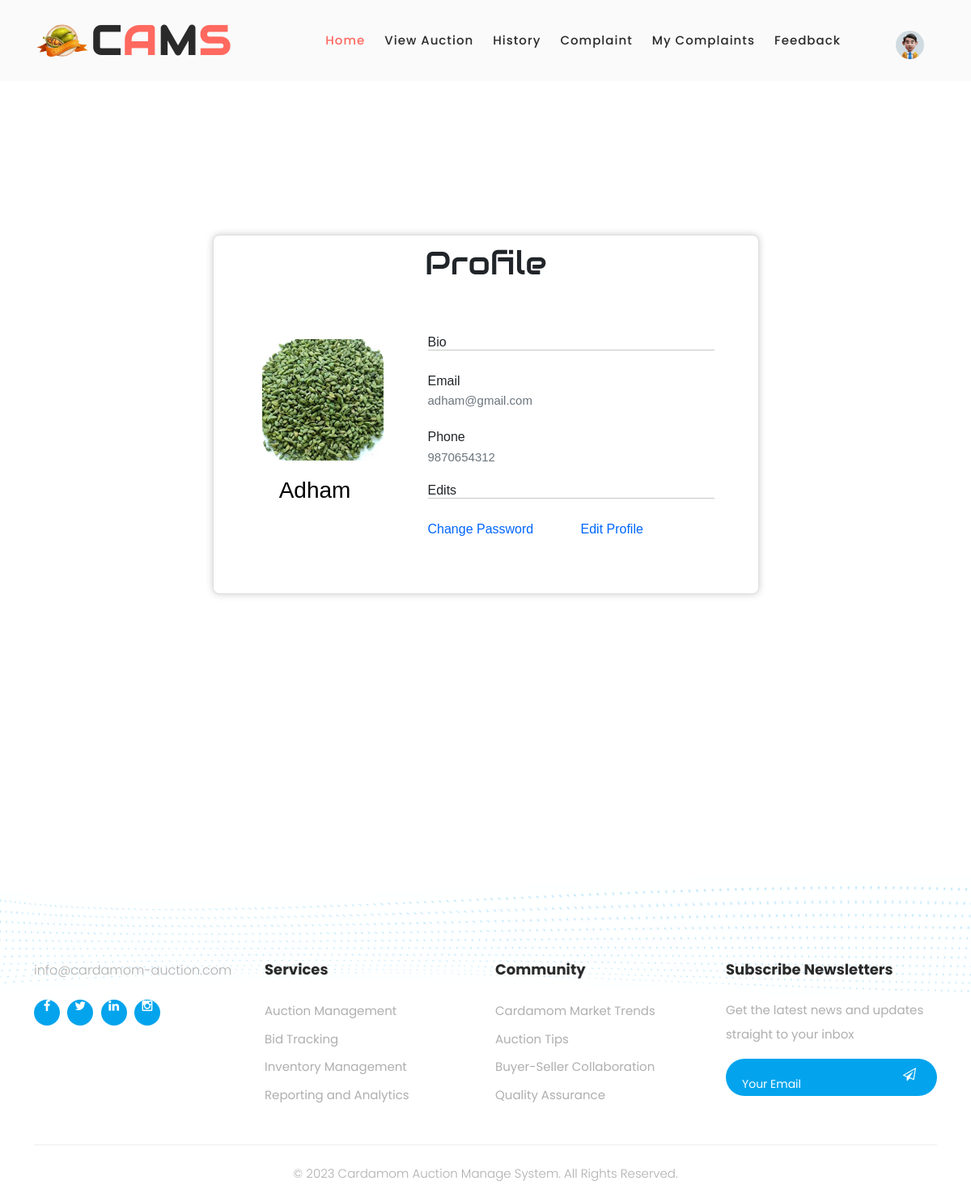
/PROJECT/Trader/Profile.php (signed in), run on the app's committed database.
### tables this page shows
CREATE TABLE `tbl_trader` (
  `trader_id` int(11) NOT NULL,
  `trader_name` varchar(50) NOT NULL,
  `trader_contact` varchar(10) NOT NULL,
  `trader_email` varchar(50) NOT NULL,
  `trader_password` varchar(20) NOT NULL,
  `trader_address` varchar(50) NOT NULL,
  `trader_photo` varchar(150) NOT NULL,
  `trader_v_status` varchar(50) NOT NULL DEFAULT '0',
  `trader_doj` varchar(50) NOT NULL,
  `place_id` int(11) NOT NULL,
  `trader_licenseno` varchar(50) NOT NULL,
  `trader_license_date` varchar(50) NOT NULL,
  `trader_rc` varchar(30) NOT NULL,
  `trader_gst` varchar(30) NOT NULL
);

### PROJECT/Trader/Profile.php (the view, shortened to what this page needs)
<!DOCTYPE html
  PUBLIC "-//W3C//DTD XHTML 1.0 Transitional//EN" "http://www.w3.org/TR/xhtml1/DTD/xhtml1-transitional.dtd">
<?php
include("../Assets/Connection/Connection.php");
?>
<html xmlns="http://www.w3.org/1999/xhtml">
<head>
  <link rel="stylesheet" href="https://cdn.jsdelivr.net/npm/bootstrap@4.0.0/dist/css/bootstrap.min.css"
>
</head>
<body>
  <?php
  include("Head.php");
  ?>
  <?php
  $selQry = "select * from tbl_trader where trader_id=" . $_SESSION['tid'];
  $res = $conn->query($selQry);
  $data = $res->fetch_assoc();
  ?>
  <section class="vh-100">
    <div class="container py-5 h-100">
      <div class="row d-flex justify-content-center align-items-center h-100">
        <div class="col col-lg-6 mb-4 mb-lg-0" style="width: 699px;">
        <div class="card mb-3" style="border-radius: .5rem; box-shadow: 0 0 10px rgba(0, 0, 0, 0.2);">
            <h1 style="text-align:center;margin:10px;font-family: 'Audiowide', sans-serif;">Profile</h1>
            <div class="row g-0" style="padding:20px">
              <div class="col-md-4 gradient-custom text-center text-white"
                style="border-top-left-radius: .5rem; border-bottom-left-radius: .5rem;padding:20px">
                <img src="../Assets/Files/Traderphoto/<?php echo $data['trader_photo'] ?>" alt="Avatar"
                  class="img-fluid " style="width: 150px;height:150px;border-radius:20%;margin:20px" />
                <h3 style="color: black;">
                  <?php echo $data['trader_name'] ?>
                </h3>
                <i class="far fa-edit mb-5"></i>
              </div>
              <div class="col-md-8" style="padding:10px;">
                <div class="card-body p-4">
                  <h6>Bio</h6>
                  <hr class="mt-0 mb-4">
                  <div class="row pt-1">
                    <div class="col-6 mb-3">
                      <h6>Email</h6>
                      <p class="text-muted">
                        <?php echo $data['trader_email'] ?>
                      </p>
                    </div>
                  </div>
                  <div class="row pt-1">
                    <div class="col-6 mb-3">
                      <h6>Phone</h6>
                      <p class="text-muted">
                        <?php echo $data['trader_contact'] ?>
                      </p>
                    </div>
                  </div>
                  <h6>Edits</h6>
                  <hr class="mt-0 mb-4">
                  <div class="row pt-1">
                    <div class="col-6 mb-3">
                      <a href="ChangePassword.php">
                        <h6>Change Password</h6>
                      </a>
                    </div>
                    <div class="col-6 mb-3">
                      <a href="EditProfile.php">
                        <h6>Edit Profile</h6>
                      </a>
                    </div>
                  </div>
                </div>
              </div>
            </div>
          </div>
        </div>
      </div>
    </div>
  </section>
  <?php
  include("Foot.php");
  ?>
</body>
</html>

### PROJECT/Assets/Template/User/Dashboard/css/templatemo-onix-digital.css (style rules this page uses)
html, body, div, span, applet, object, iframe, h1, h2, h3, h4, h5, h6, p, blockquote, div pre, a, abbr, acronym, address, big, cite, code, del, dfn, em, font, img, ins, kbd, q, s, samp, small, strike, strong, sub, sup, tt, var, b, u, i, center, dl, dt, dd, ol, ul, li, figure, header, nav, section, article, aside, footer, figcaption { margin: 0; padding: 0; border: 0; outline: 0; }
header, nav, section, article, aside, footer, hgroup { display: block; }
* { box-sizing: border-box; }
html, body { font-family: 'Poppins', sans-serif; font-weight: 400; background-color: #fff; -ms-text-size-adjust: 100%; -webkit-font-smoothing: antialiased; -moz-osx-font-smoothing: grayscale; }
a { text-decoration: none !important; }
h1, h2, h3, h4, h5, h6 { margin-top: 0px; margin-bottom: 0px; }
p { font-size: 15px; line-height: 30px; color: #2a2a2a; }
img { width: 100%; overflow: hidden; }
html, body { background: #fff; font-family: 'Poppins', sans-serif; }
.our-services .container { position: relative; }

### PROJECT/Assets/Template/form.css (style rules this page uses)
#tab a { color: #06f; }

### data on the page
tbl_trader: trader_photo (picture), trader_name "Adham", trader_email "adham@gmail.com", trader_contact "9870654312"
